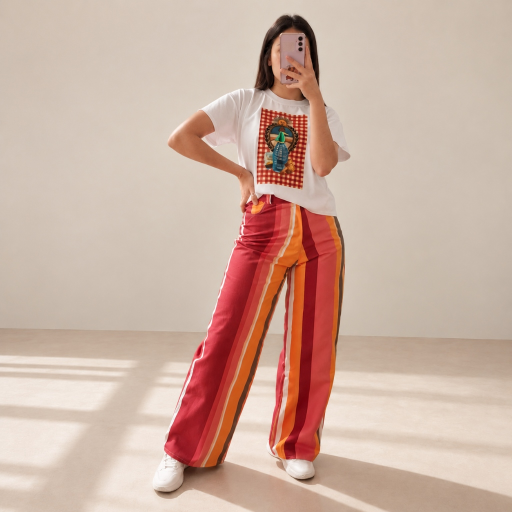
#> input picture assets/product-sunset-stripes.jpg, 1024 x 1024 px, found by its file name (shown at 1/2 size)
$ python generate_4_5_mobile.py
#> lines starting #> are read from the running program, lines starting #| are printed output that depends on the picture; after the words box and inside, x2 and y2 are one past the last pixel; in counts of white or black regions, pixels touching at a corner belong together
from PIL import Image, ImageFilter
import numpy as np

# Load source image
prod = Image.open("assets/product-sunset-stripes.jpg")
#> prod is the input picture: PIL image 1024x1024 RGB; mean R, G, B 204.5, 175.9, 162
pw, ph = prod.size

# Target mobile canvas: 800 width x 1000 height (Exact 4:5 aspect ratio)
target_w = 800
target_h = 1000

# Model height: 860px (Head to toe is ~810px)
target_model_h = 860
scale = target_model_h / float(ph)
scaled_w = int(pw * scale)  # 860
scaled_h = int(ph * scale)  # 860

scaled_prod = prod.resize((scaled_w, scaled_h), Image.Resampling.LANCZOS)
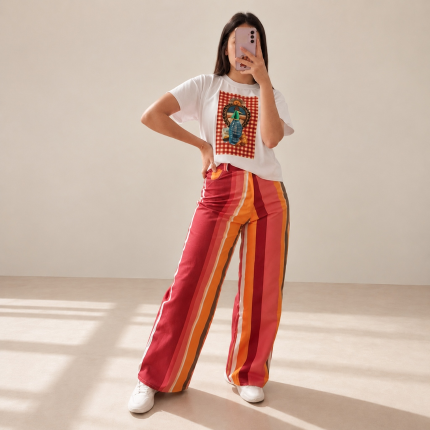
#> scaled_prod: PIL image 860x860 RGB (shown at 1/2 size); mean R, G, B 204.5, 175.9, 162

# Position model: centered horizontally, 65px headroom at top
model_x = (target_w - scaled_w) // 2  # (800 - 860) // 2 = -30
model_y = 65  # 65px headroom!

# Floor horizon in scaled model is around y = 640 * scale = ~537
horizon_y = model_y + int(640 * scale)

# Extract wall and floor colors
wall_col = np.array(prod.crop((100, 0, 900, 50))).mean(axis=(0,1)).astype(np.uint8)
#> wall_col = [208, 194, 181]
floor_col = np.array(prod.crop((100, 950, 900, 1024))).mean(axis=(0,1)).astype(np.uint8)
#> floor_col = [204, 179, 163]

# Create background canvas
bg_arr = np.zeros((target_h, target_w, 3), dtype=np.uint8)
for y in range(target_h):
    if y < horizon_y:
        bg_arr[y, :] = wall_col
    else:
        t = min(1.0, (y - horizon_y) / float(target_h - horizon_y))
        bg_arr[y, :] = ((1 - t * 0.25) * wall_col + (t * 0.25) * floor_col).astype(np.uint8)
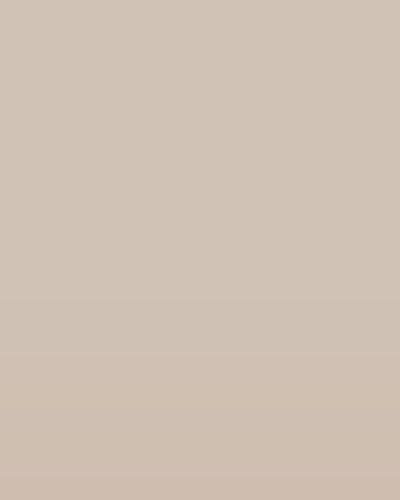
#> bg_arr: shape (1000, 800, 3) (shown at 1/2 size); mean of channels 0, 1, 2 207.6, 193, 179.9; drawn as R, G, B

bg_img = Image.fromarray(bg_arr).filter(ImageFilter.GaussianBlur(radius=5))

# Soft mask for top and bottom blending
mask = Image.new("L", (scaled_w, scaled_h), 255)
#> mask: PIL image 860x860 L; every value is 255
mask_arr = np.full((scaled_h, scaled_w), 255, dtype=np.uint8)

# Top 20px blend
for y in range(25):
    mask_arr[y, :] = int(255 * (y / 25.0))
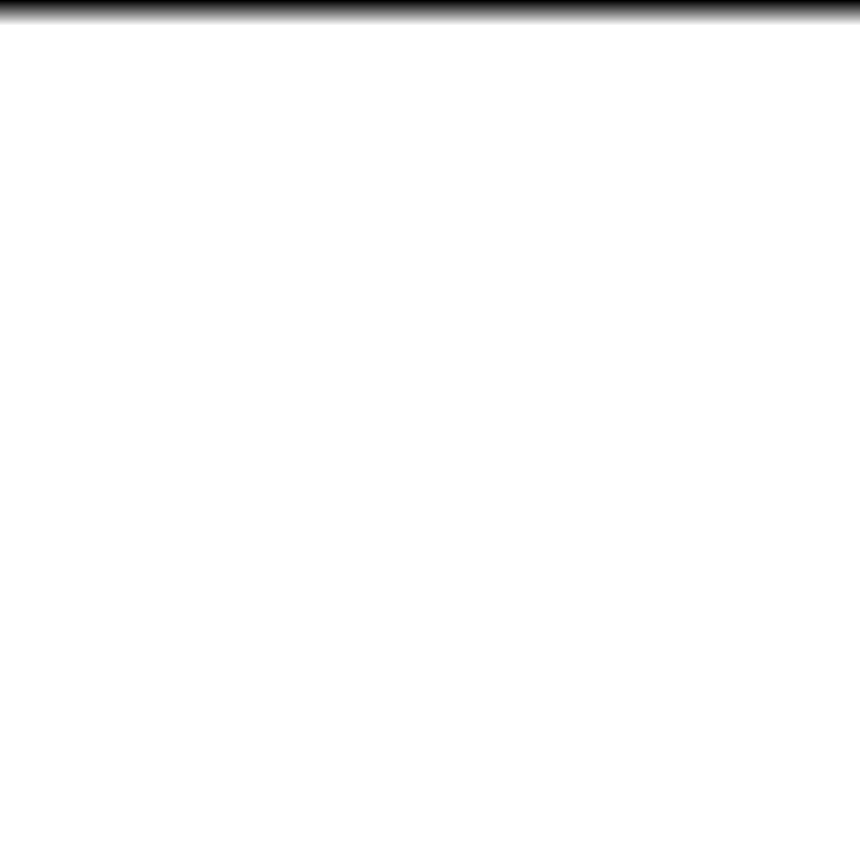
#> mask_arr: shape (860, 860); min 0, max 255, mean 251.1
# Bottom 20px blend
for y in range(25):
    mask_arr[scaled_h - 1 - y, :] = int(255 * (y / 25.0))
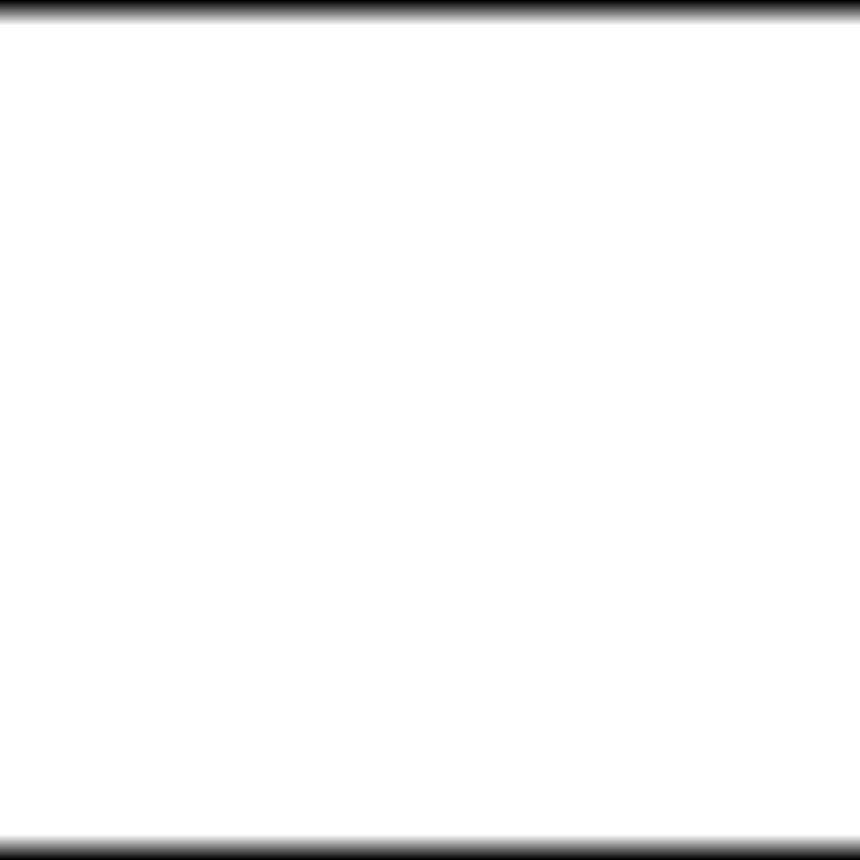
#> mask_arr: shape (860, 860); 2.91% of pixels changed, all inside (x1, y1, x2, y2) = (0, 835, 860, 860)

mask = Image.fromarray(mask_arr, mode="L")

# Paste model
bg_img.paste(scaled_prod, (model_x, model_y), mask)
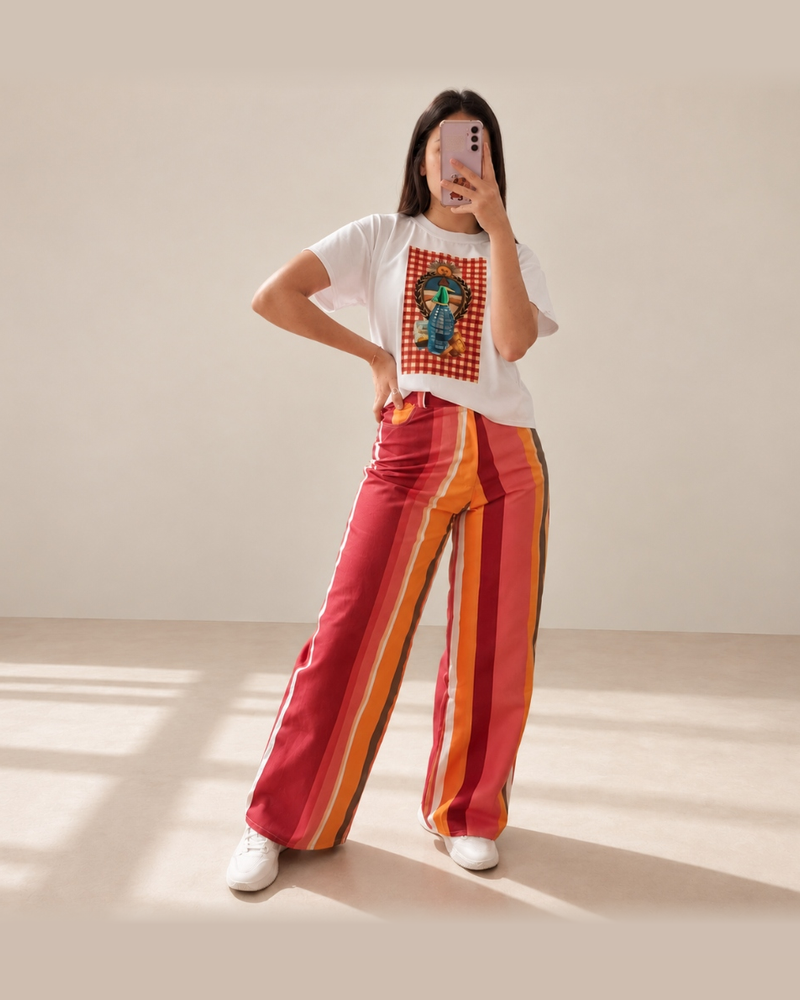
#> bg_img: PIL image 800x1000 RGB; mean R, G, B 204.6, 177.1, 163.4

# Save to assets/hero-sunset-mobile.jpg and scratch
bg_img.save("assets/hero-sunset-mobile.jpg", quality=95)
bg_img.save("scratch/test_hero_mobile_4_5.jpg", quality=95)
print("Successfully generated 4:5 hero-sunset-mobile.jpg:", bg_img.size)
#| Successfully generated 4:5 hero-sunset-mobile.jpg: (800, 1000)

$ run again, with assets/about-atelier.jpg copied over assets/product-sunset-stripes.jpg
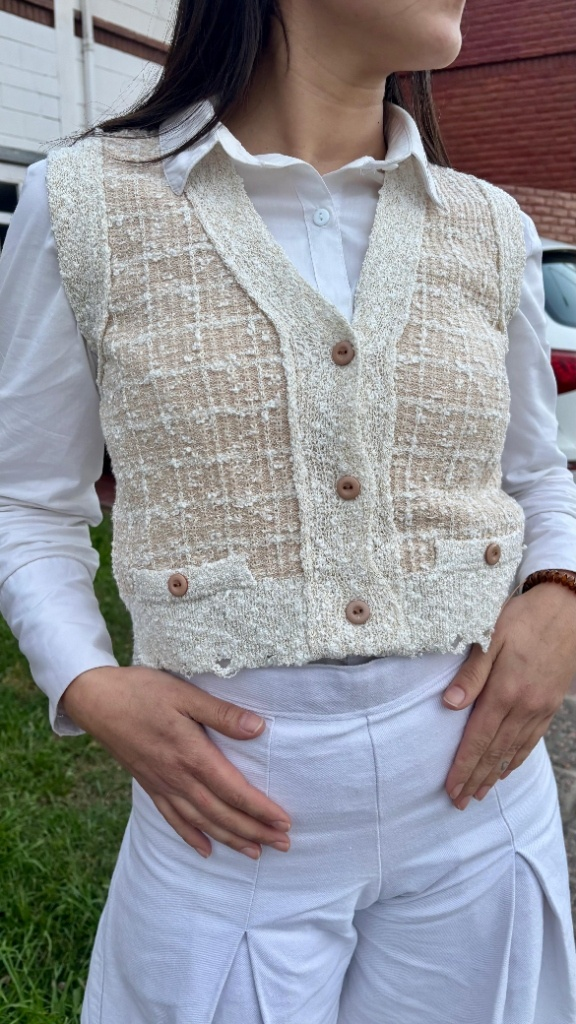
#> input picture assets/about-atelier.jpg, 576 x 1024 px, found by its file name
#> prod is the input picture: PIL image 576x1024 RGB; mean R, G, B 147, 147.2, 153
#> wall_col = [58, 45, 44]
#> floor_col = [91, 100, 120]
#> after the loop `for y in range(target_h):`:
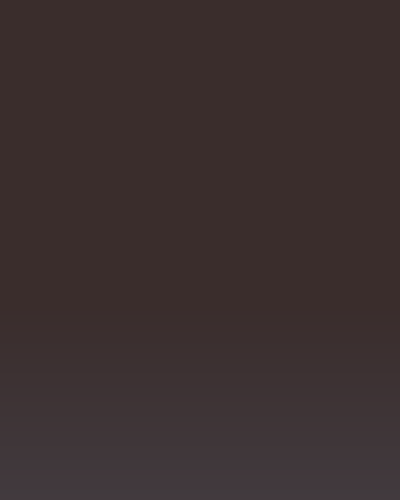
#> bg_arr: shape (1000, 800, 3) (shown at 1/2 size); mean of channels 0, 1, 2 59.4, 47.5, 47.6; drawn as R, G, B
#> mask: PIL image 483x860 L; every value is 255
#> `bg_img.paste(scaled_prod, (model_x, model_y), mask)`:
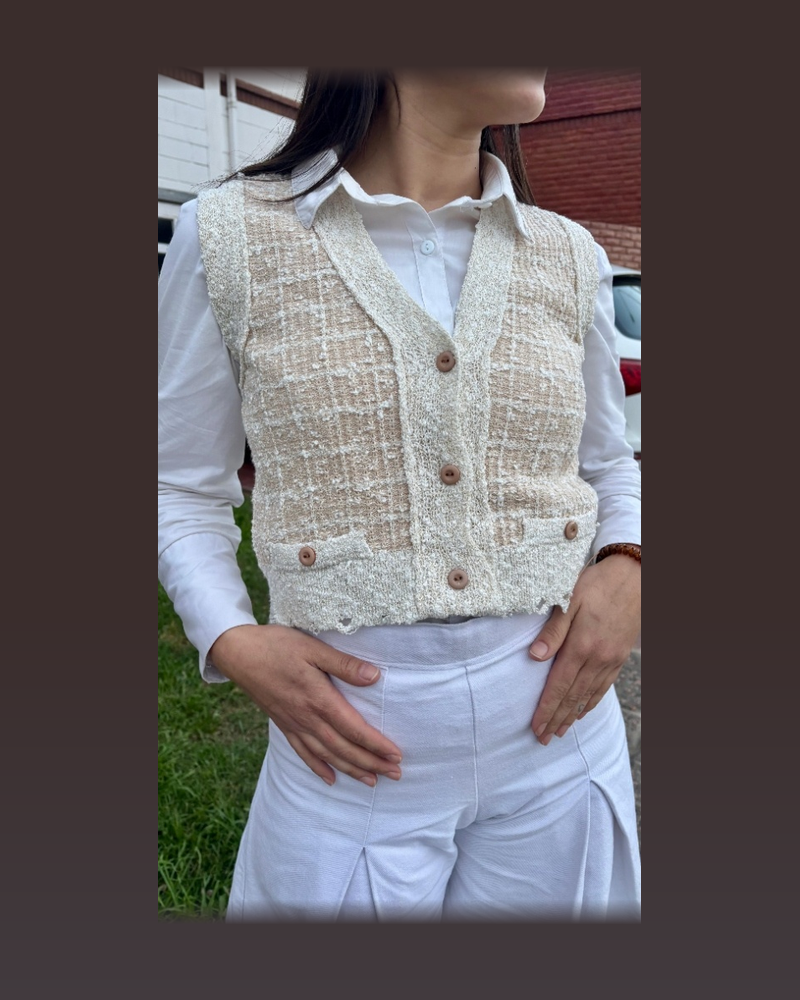
#> bg_img: PIL image 800x1000 RGB; mean R, G, B 104.1, 98.5, 101.5
#| Successfully generated 4:5 hero-sunset-mobile.jpg: (800, 1000)

$ run again, with assets/chaleco-denim-indigo.jpg copied over assets/product-sunset-stripes.jpg
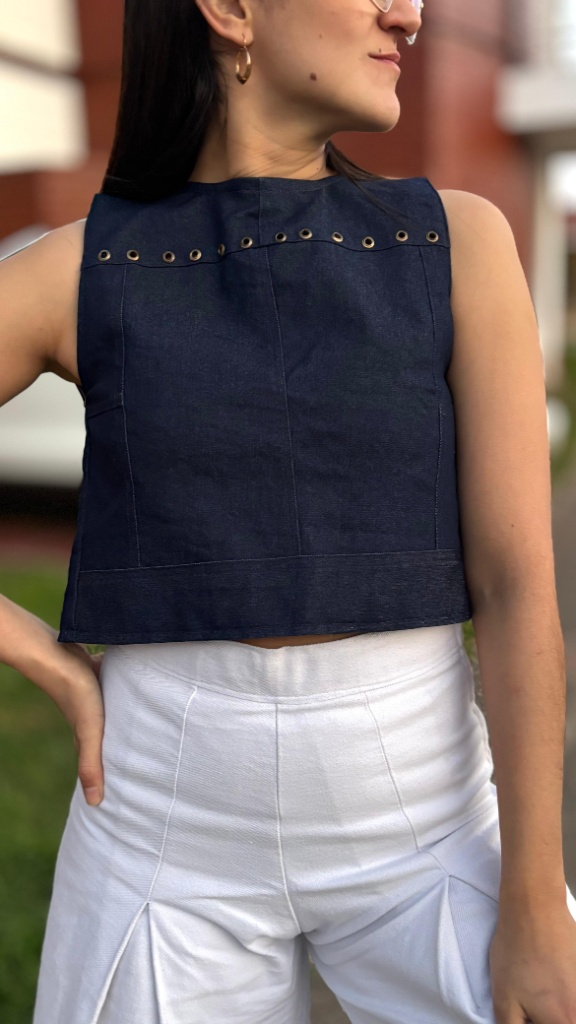
#> input picture assets/chaleco-denim-indigo.jpg, 576 x 1024 px, found by its file name
#> prod is the input picture: PIL image 576x1024 RGB; mean R, G, B 121.7, 108.2, 105.3
#> wall_col = [85, 62, 53]
#> floor_col = [100, 96, 99]
#> after the loop `for y in range(target_h):`:
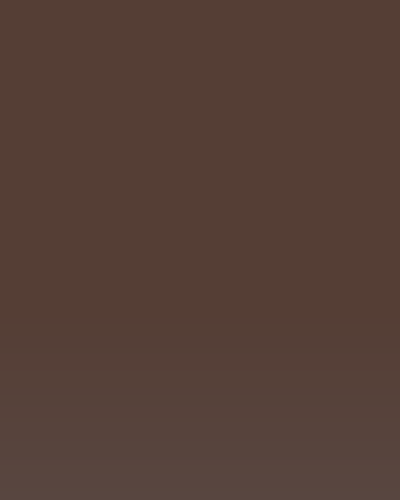
#> bg_arr: shape (1000, 800, 3) (shown at 1/2 size); mean of channels 0, 1, 2 85.6, 63.5, 55.1; drawn as R, G, B
#> mask: PIL image 483x860 L; every value is 255
#> `bg_img.paste(scaled_prod, (model_x, model_y), mask)`:
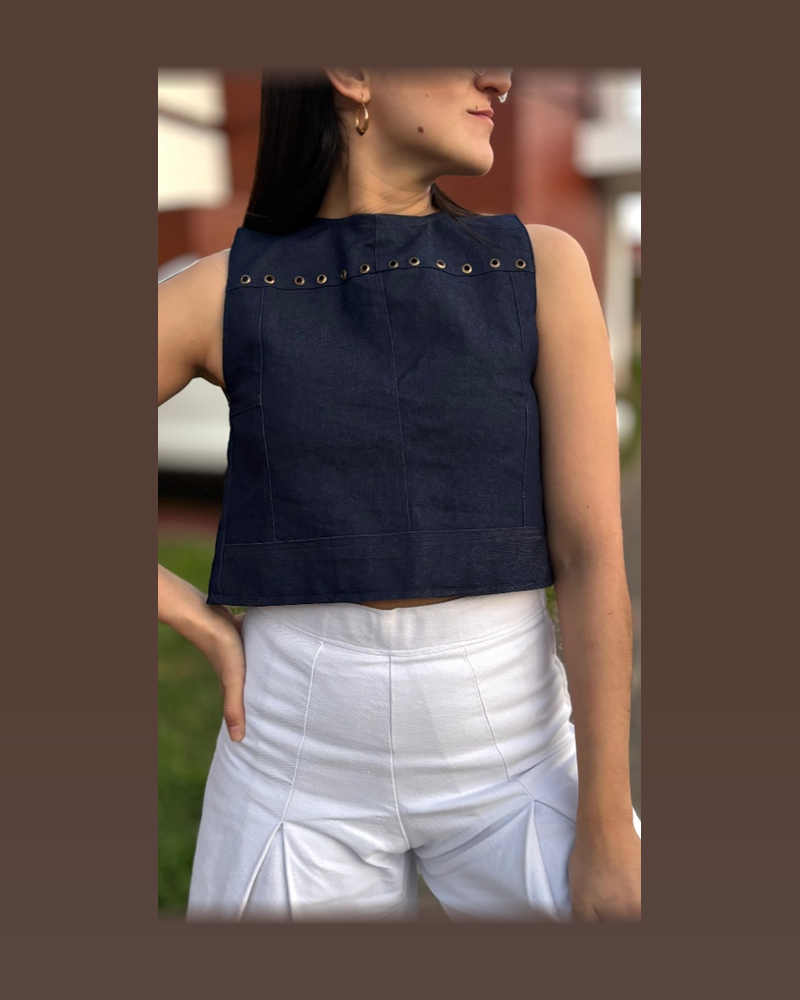
#> bg_img: PIL image 800x1000 RGB; mean R, G, B 103.2, 85.7, 80.3
#| Successfully generated 4:5 hero-sunset-mobile.jpg: (800, 1000)
